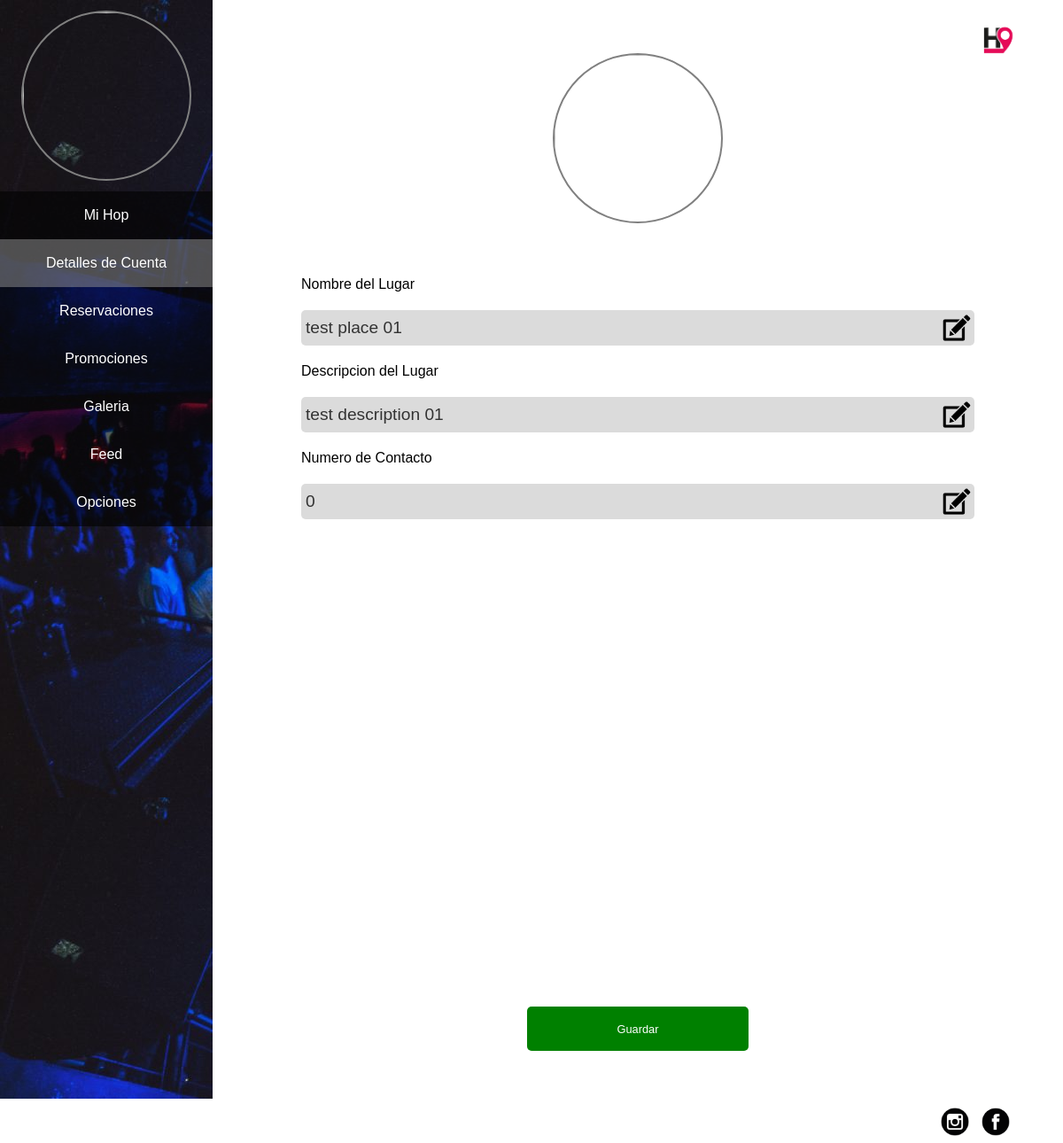
/overview.php (signed in), run on an earlier commit of the app's database.
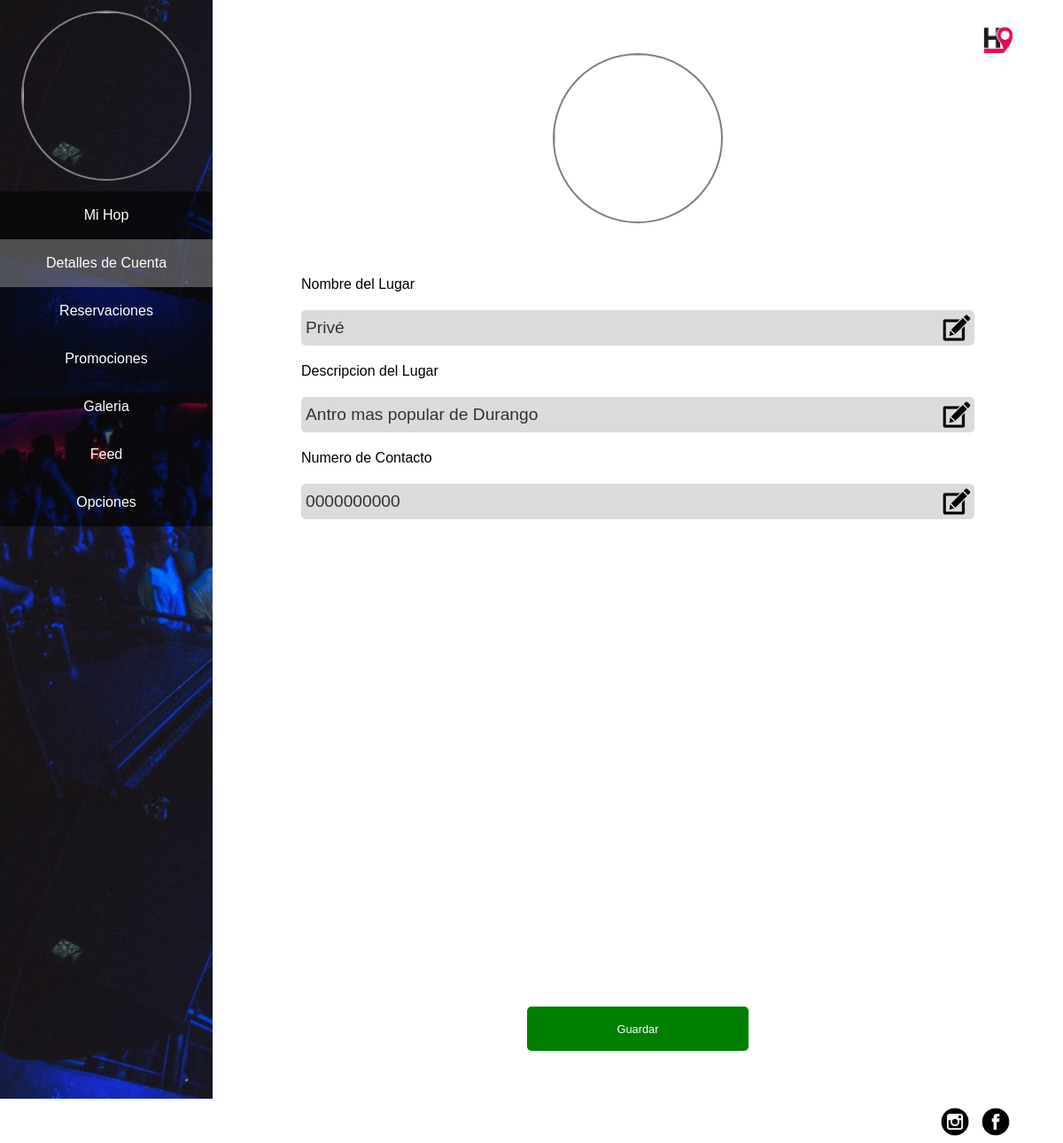
And on a later commit of the database.
### tables this page shows
CREATE TABLE `places` (
  `profileimage` varchar(2000) NOT NULL,
  `placename` varchar(25) NOT NULL,
  `id_place` int(8) NOT NULL,
  `latitude` double NOT NULL DEFAULT '0',
  `longitude` double NOT NULL DEFAULT '0',
  `id_user` int(8) NOT NULL,
  `description` varchar(120) NOT NULL,
  `contactnumber` char(10) NOT NULL,
  `address` varchar(75) NOT NULL,
  `backgroundimage` varchar(2000) NOT NULL,
  `accountType` varchar(11) NOT NULL
);

### overview.php (the view, shortened to what this page needs)
<!DOCTYPE html>
<html>
<head>
	<link rel="stylesheet" type="text/css" href="css/admin_style.css">
	<link rel="stylesheet" type="text/css" href="css/footer_style.css">
</head>
<body>
	<div id="big-container">
		<?php include('_includes/side_menu.php'); ?>
		<div id="content">
			<img id="mini-logo-hopping" src="webicons/imagotipo_hopping_white_background.png">
			<div id="overview-panel">
				<form id="profile-image-form" action="logic/change_image.php" method="POST" enctype="multipart/form-data">
					<div id="account-edite-profile-image-container">
					</div>
				</form>
				<form id="account-editor" action="logic/edit_account.php" method="POST">
					<?php
						$labels = array('Nombre del Lugar','Descripcion del Lugar', 'Numero de Contacto', 'Direccion');
						$names = array('placename','description','contactnumber','address');
						include('logic/conection.php');
						$id_place = $_SESSION['id_place'];
						$query = "SELECT placename, description, contactnumber FROM places WHERE id_place='$id_place'";
						$row = mysqli_fetch_array(mysqli_query($conection, $query));
						for ($i=0; $i < 3; $i++) {
							$label = $labels[$i];
							echo "<label for='place-name'>".$label."</label>
									<div class='input-container'>
										<input type='text' name='".$names[$i]."'' id='input-".$i."' disabled value='".$row[$names[$i]]."'>
										<img src='webicons/edit-icon.png' id='edit-input-".$i."'>
									</div>";
						}
					?>
					<div id="googleMap-container">
						<div id="googleMap"></div>
					</div>
					<input type="submit" value="Guardar" id="save-button">
				</form>
			</div>
		</div>
		<?php include('_includes/footer.php'); ?>
	</div>
</body>
</html>

What changed in the data, as far as the page shows it:
changed places: placename "test place 01" → "Privé"; description "test description 01" → "Antro mas popular de Durango"; contactnumber "0" → "0000000000"
